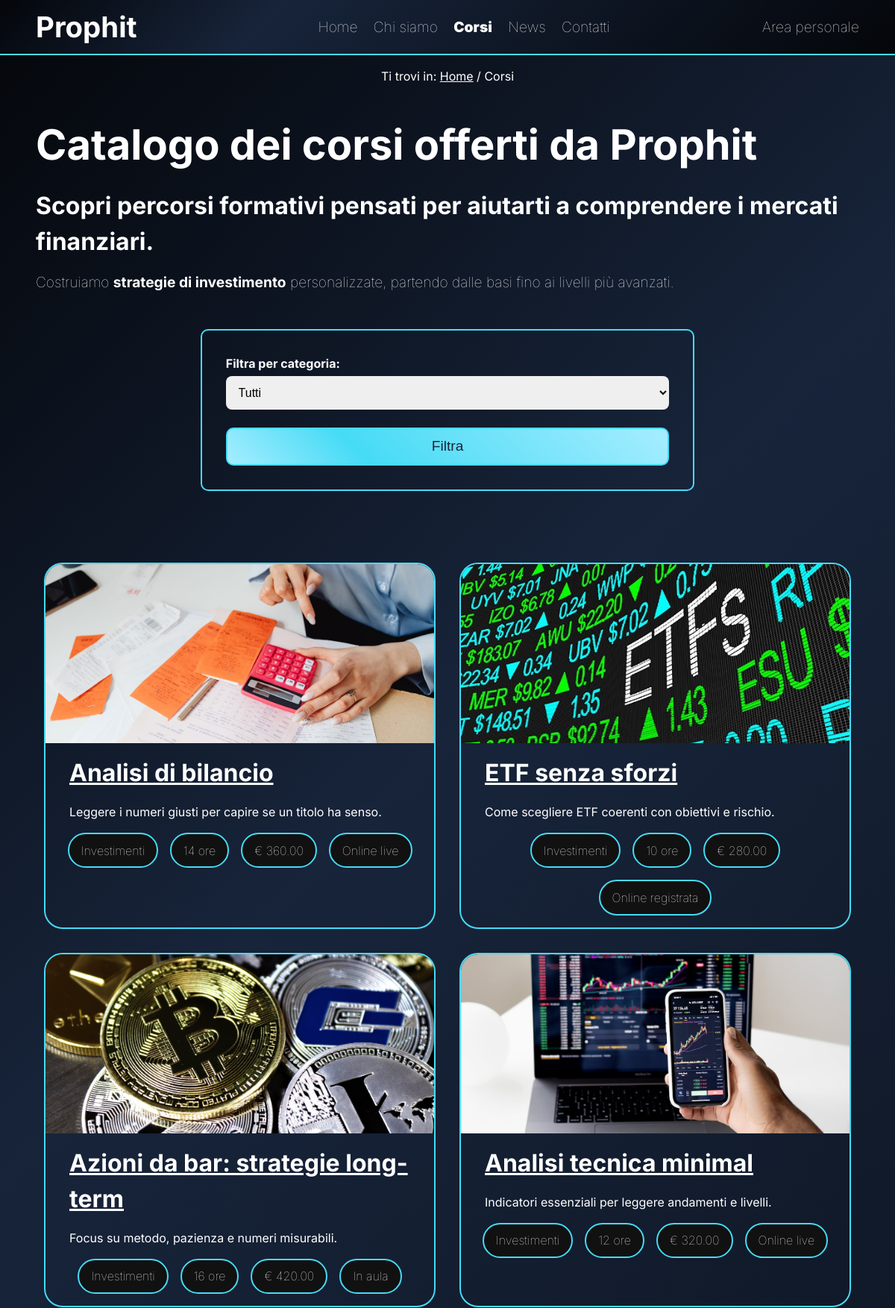
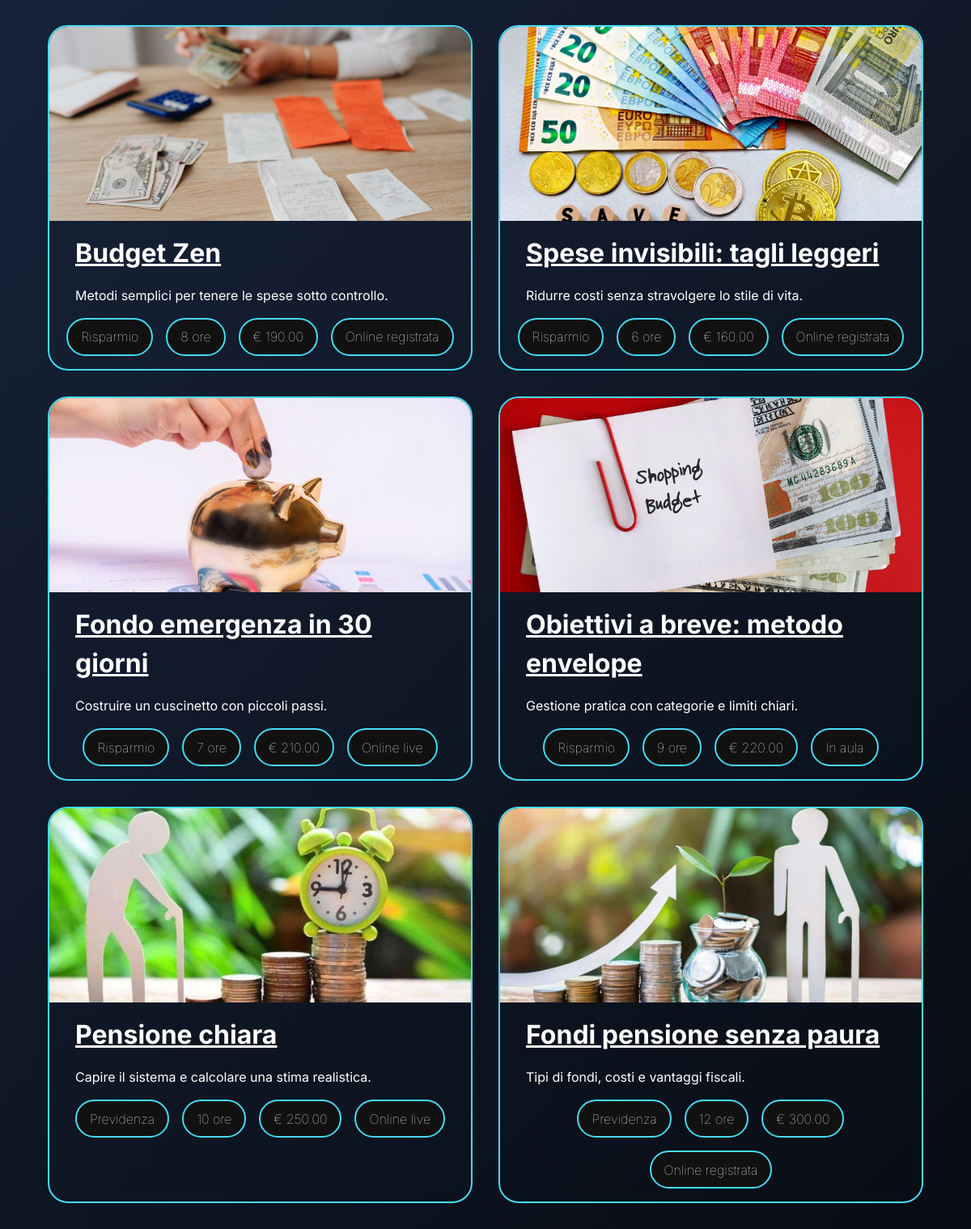
/corsi.php (upper part), run on the app's committed database (2 pictures, top to bottom).
### tables this page shows
CREATE TABLE Corso(
    id INT UNSIGNED NOT NULL AUTO_INCREMENT,
    titolo VARCHAR(100) NOT NULL,
    immagine VARCHAR(100) NOT NULL,
    categoria VARCHAR(30) NOT NULL,
    durata INT NOT NULL, 
    costo DECIMAL(9,2) NOT NULL,
    modalita ENUM ('In aula', 'Online live', 'Online registrata') NOT NULL,
    breve_desc VARCHAR(200) NOT NULL,
    desc_completa VARCHAR(10000) NOT NULL,
    PRIMARY KEY(id)
);

### php/dbConnection.php (called while the page is built, shortened)
<?php
class DBAccess {
	private $connection;
	public function openConnection() {
		$this->connection = \mysqli_connect(self::HOST_DB, self::USERNAME, self::PASSWORD, self::DATABASE_NAME);
        if (\mysqli_connect_errno()) {
			return false;
		} else {
			return true;
		}
	}
	public function getCorsi($categoria): array {
		$query = "SELECT DISTINCT c.* FROM Corso c";
		$stmt = $this->connection->prepare($query);
		$stmt->execute();
		$rows = [];
		if (method_exists($stmt, 'get_result')) {
			$result = $stmt->get_result();
			if($result && $result->num_rows > 0) {
				$rows = $result->fetch_all(MYSQLI_ASSOC);
			}
		}
		return $rows;
	}
}
?>

### corsi.php (the view, shortened to what this page needs)
<?php
require_once "./php/dbConnection.php";
require_once "./php/helpers.php";
$paginaHTML = file_get_contents('./html/corsi.html');
$corsi = "";
$corsiUpdated = "";
try {
    $connessione = new DB\DBAccess();
    $rawCategoria = isset($_GET['categoria']) ? trim(urldecode($_GET['categoria'])) : 'all';
    $categoryMap = [
        'investimenti' => 'Investimenti',
        'risparmio' => 'Risparmio',
        'previdenza' => 'Previdenza',
        'all' => 'all'
    ];
    $rawKey = strtolower($rawCategoria);
    $categoria = $categoryMap[$rawKey] ?? 'all';
    $corsi = $connessione->getCorsi($categoria);
} catch (Throwable $e) {
    error_log($e->__toString());
    throw $e;
}
if (!empty($corsi)) {
    foreach ($corsi as $corso) {
        $corsiUpdated .=
        '<div class="default-container">
            <img src="' . htmlspecialchars($corso['immagine']) . '" class="img-container" alt="">
            <h3 class="titolo-container"><a href="./dettagliocorso.php?id=' . urlencode($corso['id']) . '" class="container-link">' . allyModTesto(htmlspecialchars($corso['titolo'])) . '</a></h3>
            <p class="descrizione-container">' . allyModTesto(htmlspecialchars($corso['breve_desc'])) . '<p>
            <ul class="lista-info-corso">
                <li><span class="visually-hidden">Categoria: </span>' . htmlspecialchars($corso['categoria']) . '</li>
                <li><span class="visually-hidden">Durata: </span>' . htmlspecialchars($corso['durata']) . ' ore</li>
                <li><span class="visually-hidden">Costo: </span>€ ' . htmlspecialchars($corso['costo']) . '</li>
                <li><span class="visually-hidden">Modalità: </span>' . allyModCorso(htmlspecialchars($corso['modalita'])) . '</li>
            </ul>
        </div>';
    }
} else {
    $corsiUpdated = '<p>Al momento non sono presenti corsi per la categoria selezionata. Riprova più tardi.</p>';
}
$formCategoria = '
    <option value="all"' . ($categoria === 'all' ? ' selected' : '') . '>Tutti</option>
    <option value="Investimenti"' . ($categoria === 'Investimenti' ? ' selected' : '') . '>Investimenti</option>
    <option value="Risparmio"' . ($categoria === 'Risparmio' ? ' selected' : '') . '>Risparmio</option>
    <option value="Previdenza"' . ($categoria === 'Previdenza' ? ' selected' : '') . '>Previdenza</option>';
echo $paginaHTML;
?>

### php/helpers.php (shortened to what this page needs)
<?php
function replaceContent($bookmark, $newContent, &$paginaHTML): void{
	$start = "";
	$end = "";
	$startPos = strpos($paginaHTML, $start);
	$endPos = strpos($paginaHTML, $end);
	$contentStart = $startPos + strlen($start);
	$contentLength = $endPos - $contentStart;
	$paginaHTML = substr_replace(
		$paginaHTML,
		$newContent,
		$contentStart,
		$contentLength
	);
}
function allyModCorso($modalita): string {
	if (str_contains($modalita, 'Online live')) {
		return '<span lang="en">Online live</span>';
	} elseif (str_contains($modalita, 'Online registrata')) {
		return '<span lang="en">Online</span> registrata';
	} elseif (str_contains($modalita, 'In aula')) {
		return 'In aula';
	} else {
		return htmlspecialchars($modalita, ENT_QUOTES);
	}
}
function allyModTesto($testo): string {
    $map  = [
		'ETF' => '<abbr title="Exchange Traded Fund" lang="en">ETF</abbr>',
		'PIR' => '<abbr title="Piani Individuali di Risparmio">PIR</abbr>',
		'TFR' => '<abbr title="Trattamento di Fine Rapporto">TFR</abbr>',
		'PIP' => '<abbr title="Piani Individuali Pensionistici">PIP</abbr>',
		'long-term' => '<span lang="en">long-term</span>',
		'budget' => '<span lang="en">budget</span>',
		'Budget' => '<span lang="en">Budget</span>',
		'minimal' => '<span lang="en">minimal</span>',
		'envelope' => '<span lang="en">envelope</span>'
	];
	return $testo;
}
?>

### css/mini.css (style rules this page uses)
:root { --dark-text-color: #17243A; --a-highlight-text-color: #17243A; --a-highlight-visited-text-color: #7030b0; --border-color: #46DBF5; }
header, #breadcrumb, main, footer { padding-left: 4%; padding-right: 4%; }
header { display: flex; flex-direction: column; align-items: center; position: relative; padding: 1rem; gap: 1rem; text-align: center; }
.logo { font-size: 2.5rem; margin-bottom: 0.5rem; width: 100%; }
#menu, footer { width: 100%; }
#menu { display: flex; flex-direction: column; }
#menu ul { width: 100%; display: flex; flex-direction: column; gap: 0.8rem; padding: 0; }
#menu li, #menu a { text-align: center; padding: 0.4rem 0; }
#menu div { width: 100%; text-align: center; margin-top: 0.8rem; }
.first-sec { display: flex; flex-direction: column; }
.content-container { margin-top: 2rem; display: flex; flex-direction: column; gap: 2rem; margin-left: 2rem; margin-right: 2rem; }
.default-form { width: 80%; }
.alt3 { margin-bottom: 0rem; }

### css/print.css (style rules this page uses)
* { background: transparent !important; color: black !important; background: white; box-shadow: none !important; text-shadow: none !important; }
body { font-family: 'Times New Roman', Times, serif; font-size: 12pt; line-height: 1.5; margin: 0; padding: 0; overflow-wrap: anywhere; }
h1, h2, h3, h4, h5, h6 { font-family: Arial, Helvetica, sans-serif; page-break-after: avoid; page-break-inside: avoid; font-weight: bold; margin-top: 1em; margin-bottom: 0.5em; }
h1 { font-size: 24pt; margin-top: 0; }
h2 { font-size: 18pt; }
h3 { font-size: 14pt; }
p { margin-bottom: 0.75em; }
a { text-decoration: underline; color: black; }
a:after { content: " (" attr(href) ")"; font-size: 10pt; font-style: italic; }
ul { margin: 0.5em 0; padding-left: 2em; }
li { margin-bottom: 0.25em; page-break-inside: avoid; }
header nav, #menu, #breadcrumb, #back-to-top, #highlight-button, button, footer, .visually-hidden, .show-on-focus, .decoration-img img { display: none !important; }
header { border-bottom: 2px solid black; padding-bottom: 10pt; margin-bottom: 20pt; }
.logo { font-size: 28pt; font-weight: bold; margin: 0; text-align: center; }
main { width: 100%; margin: 0; padding: 0; }
section { margin-bottom: 20pt; }
img { max-width: 40% !important; height: auto !important; display: block; margin: 10pt 0; break-inside: avoid; page-break-inside: avoid; }
strong { font-weight: bold; }
.content-container { margin-top: 2rem; display: grid; grid-template-columns: 1fr 1fr; grid-gap: 2rem; margin-left: 1%; margin-right: 1%; align-items: stretch; }

### data on the page
corso: immagine (picture), titolo "Analisi di bilancio", breve_desc "Leggere i numeri giusti per capire se un titolo ha senso.", categoria "Investimenti", durata "14", costo "360.00", modalita "Online live"
corso: immagine (picture), titolo "ETF senza sforzi", breve_desc "Come scegliere ETF coerenti con obiettivi e rischio.", categoria "Investimenti", durata "10", costo "280.00", shows "Online"
corso: immagine (picture), titolo "Azioni da bar: strategie long-term", breve_desc "Focus su metodo, pazienza e numeri misurabili.", categoria "Investimenti", durata "16", costo "420.00", modalita "In aula"
corso: immagine (picture), titolo "Analisi tecnica minimal", breve_desc "Indicatori essenziali per leggere andamenti e livelli.", categoria "Investimenti", durata "12", costo "320.00", modalita "Online live"
corso: immagine (picture), titolo "Budget Zen", breve_desc "Metodi semplici per tenere le spese sotto controllo.", categoria "Risparmio", durata "8", costo "190.00", shows "Online"
corso: immagine (picture), titolo "Spese invisibili: tagli leggeri", breve_desc "Ridurre costi senza stravolgere lo stile di vita.", categoria "Risparmio", durata "6", costo "160.00", shows "Online"
corso: immagine (picture), titolo "Fondo emergenza in 30 giorni", breve_desc "Costruire un cuscinetto con piccoli passi.", categoria "Risparmio", durata "7", costo "210.00", modalita "Online live"
corso: immagine (picture), titolo "Obiettivi a breve: metodo envelope", breve_desc "Gestione pratica con categorie e limiti chiari.", categoria "Risparmio", durata "9", costo "220.00", modalita "In aula"
corso: immagine (picture), titolo "Pensione chiara", breve_desc "Capire il sistema e calcolare una stima realistica.", categoria "Previdenza", durata "10", costo "250.00", modalita "Online live"
corso: immagine (picture), titolo "Fondi pensione senza paura", breve_desc "Tipi di fondi, costi e vantaggi fiscali.", categoria "Previdenza", durata "12", costo "300.00", shows "Online"
